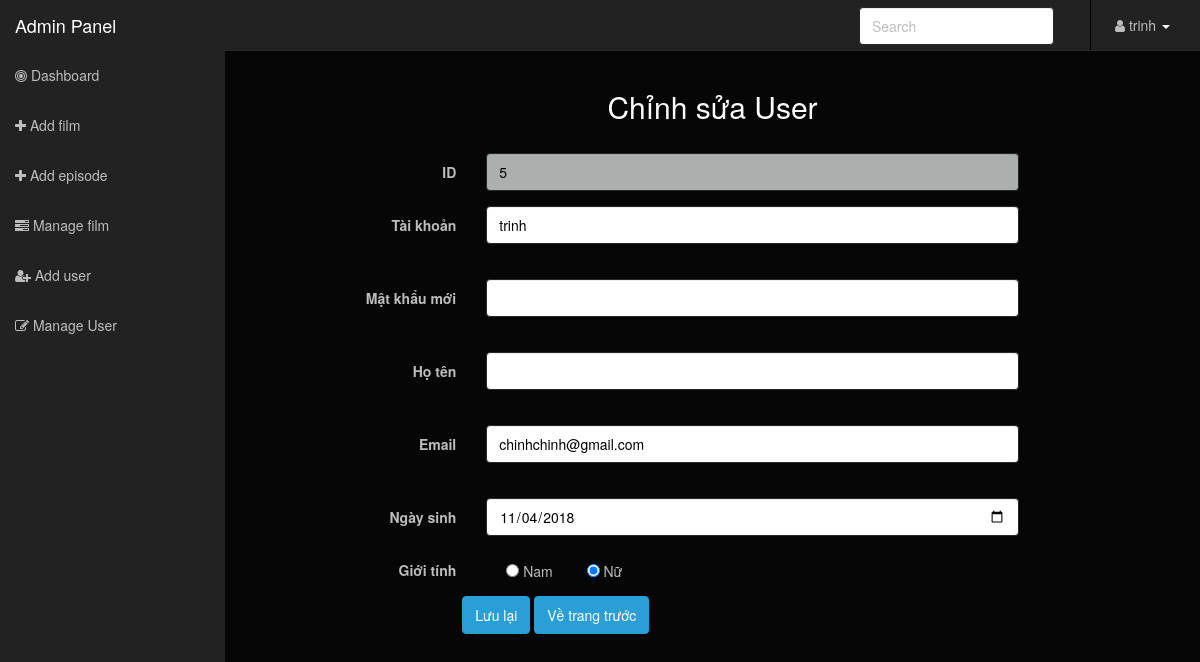
Page /admin/editUser.php?id=5 (signed in) on the committed database.
### tables this page shows
CREATE TABLE `user` (
  `ID` int(5) NOT NULL,
  `username` varchar(30) NOT NULL,
  `fullname` varchar(50) NOT NULL,
  `password` varchar(100) NOT NULL,
  `email` varchar(50) NOT NULL,
  `birthday` date NOT NULL,
  `sex` varchar(10) NOT NULL,
  `usertype` int(2) NOT NULL
);

### admin/editUser.php (the view, shortened to what this page needs)
<!DOCTYPE html>
<html lang="en">
<head>
    <link rel="stylesheet" type="text/css" href="asset/css/bootstrap.min.css" />
    <link rel="stylesheet" type="text/css" href="asset/font-awesome/css/font-awesome.min.css" />
    <link rel="stylesheet" type="text/css" href="asset/css/local.css" />
</head>
<body>
<?php
    require('libs/db.php');
    if(isset($_GET["id"])){
        $userID = $_GET['id'];
    }
    $sql = "SELECT * FROM user WHERE id = $userID";
    $result = mysqli_query($link, $sql);
    if (mysqli_num_rows($result) == 0) {
        echo "No required user";
    } else {
        $row = mysqli_fetch_assoc($result);?>
    <div id="wrapper">
        <?php
            include("common.php");
        ?>
        <div id="add-user">
            <div class="row text-center">
                <h2>Chỉnh sửa User</h2>
            </div>
            <form method="post" id="form-update" name="form-update" class="form-horizontal" action="" role="form" style="padding: 20px;">
                    <div class="form-group">
                        <label class="col-lg-3 control-label">ID</label>
                        <div class="col-lg-7">
                        <input type="text" class="form-control" name="id" id="id" value="<?php echo $row["ID"];?>" readonly>
                        </div>
                    </div>
                    <div class="form-group">
                        <label class="col-lg-3 control-label">Tài khoản</label>
                        <div class="col-lg-7">
                        <input type="text" class="form-control" name="username" id="username" value="<?php echo $row["username"];?>">
                        </div>
                    </div>
                    <div class="form-group">
                        <label class="col-lg-3 control-label">Mật khẩu mới</label>
                        <div class="col-lg-7">
                        <input type="password" class="form-control" name="password" id="password1" value="">
                        </div>
                    </div>
                    <div class="form-group">
                        <label class="col-lg-3 control-label">Họ tên</label>
                        <div class="col-lg-7">
                            <input type="text" class="form-control" name="fullname" id="fullname" value="<?php echo $row["fullname"];?>">
                        </div>
                    </div>
                    <div class="form-group">
                        <label class="col-lg-3 control-label">Email</label>
                        <div class="col-lg-7"><input type="email" class="form-control" name="email" id="email" value="<?php echo $row["email"];?>">
                        </div>
                    </div>
                    <div class="form-group">
                        <label for="birthday" class="col-lg-3 control-label">Ngày sinh</label>
                        <div class="col-lg-7">
                            <input class="form-control" type="date" value="<?php echo $row["birthday"];?>" id="birthday" name="birthday">
                        </div>
                    </div>
                    <div class="form-group">
                        <label class="col-lg-3 control-label">Giới tính</label>
                        <div class="col-lg-7">
                            <label class="checkbox-inline">
                            <input type="radio" name="gender" id="update-gender-male" value="male" <?php if($row["sex"] == "male") echo "checked";?>> Nam</label>
                            <label class="checkbox-inline">
                                <input type="radio" name="gender" id="update-gender-female" value="female" <?php if($row["sex"] == "female") echo "checked";?>> Nữ
                            </label>
                        </div>
                    </div>
                    <div class="col-offset-3 col-lg-10">
                        <div class="col-lg-3"></div>
                        <div class="col-lg-7">
                            <button type="submit" class="btn btn-primary" id="button_update" name="button_update">Lưu lại </button>
                            <button type="submit" class="btn btn-primary" id="button_previous" name="button_previous" onclick="goToPrePage()">Về trang trước </button>
                        </div>
                    </div>
                </form>
        </div>
    </div>
    <?php }
    ?>
</body>
</html>

### admin/editUser.php (style rules this page uses)
.form-control { color: black; }

### rows in the picture
user: id "5", username "trinh", email "chinhchinh@gmail.com", birthday "11/04/2018", sex "☐ Nam", sex "☑ Nữ"

### other values in the picture
$_SESSION['username'] "trinh"
